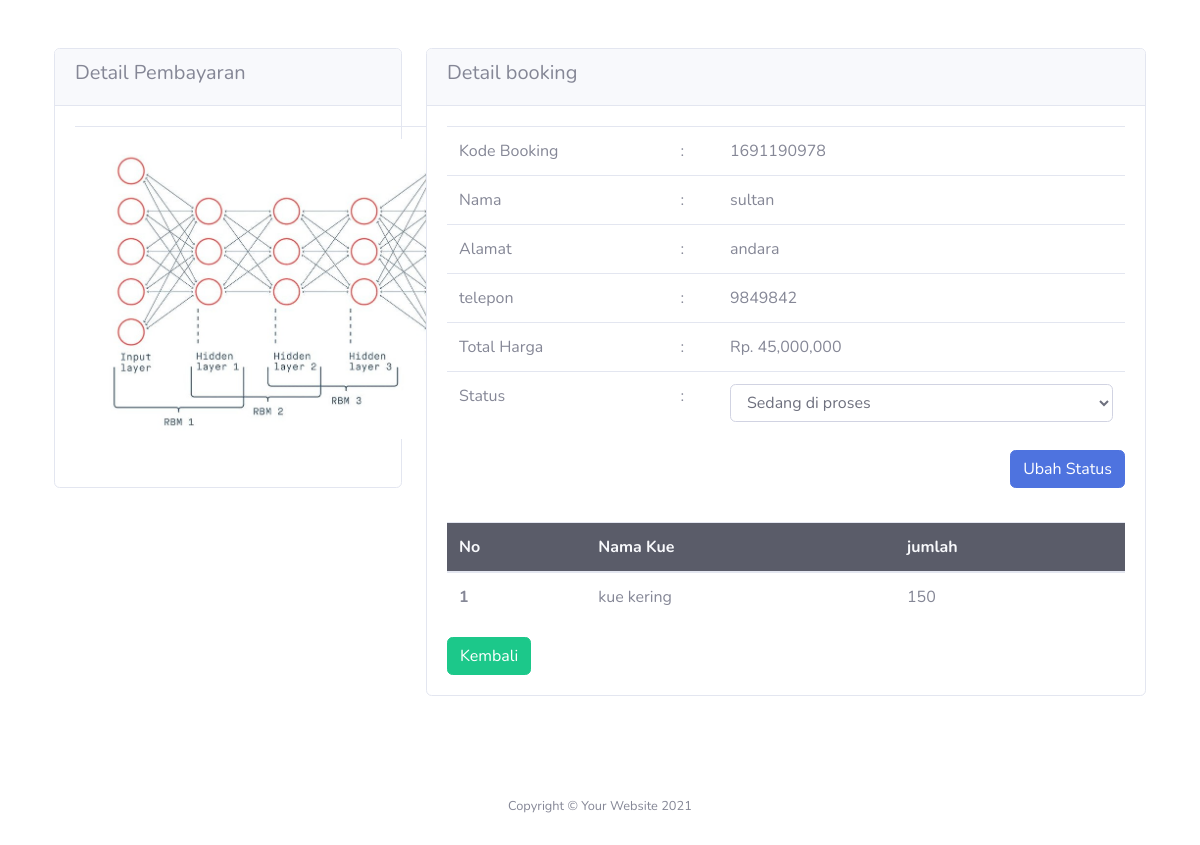
Screenshot of /admin/transaksi/rincian.php?id=194&kode=1691190978 (signed in) with the database file from the repository.
### tables this page shows
CREATE TABLE `booking` (
  `id_booking` int(11) NOT NULL,
  `id_login` int(11) NOT NULL,
  `kode_booking` varchar(255) NOT NULL,
  `nama` varchar(255) NOT NULL,
  `alamat` varchar(255) NOT NULL,
  `no_tlp` varchar(15) NOT NULL,
  `total_harga` int(11) NOT NULL,
  `konfirmasi_pembayaran` varchar(50) NOT NULL,
  `bukti` varchar(100) NOT NULL
);

CREATE TABLE `keranjang` (
  `id_keranjang` int(11) NOT NULL,
  `id_coklat` int(11) NOT NULL,
  `id_booking` int(11) NOT NULL,
  `id_login` int(11) NOT NULL,
  `gambar` varchar(200) NOT NULL,
  `nama` varchar(100) NOT NULL,
  `harga` int(100) NOT NULL,
  `jumlah` int(100) NOT NULL,
  `subtotal` int(100) NOT NULL
);

### admin/transaksi/rincian.php (the view, shortened to what this page needs)
<?php
include '../../koneksi.php';
include '../header2.php';
$id = $_GET['id'];
$query = "SELECT * FROM booking WHERE id_booking='$id'";
$hasil = mysqli_query($connection, $query);
$isi = mysqli_fetch_assoc($hasil);
?>
<br>
<br>
<div class="container">
    <div class="row">
        <div class="col-sm-4">
            <div class="card">
                <div class="card-header">
                    <h5> Detail Pembayaran</h5>
                </div>
                <div class="card-body">
                    <table class="table">
                        <tr>
                            <td><img src="../../images/<?= $isi['bukti']; ?>" alt="" height="300px"></td>
                        </tr>
                    </table>
                </div>
            </div>
            <br />
        </div>
        <div class="col-sm-8">
            <div class="card">
                <div class="card-header">
                    <h5> Detail booking</h5>
                </div>
                <div class="card-body">
                    <form method="post" action="proses.php?aksi=konfirmasi&id=<?php echo $isi['id_booking']; ?>">
                        <table class="table">
                            <tr>
                                <td>Kode Booking </td>
                                <td> :</td>
                                <td><?php echo $isi['kode_booking']; ?></td>
                            </tr>
                            <tr>
                                <td>Nama </td>
                                <td> :</td>
                                <td><?php echo $isi['nama']; ?></td>
                            </tr>
                            <tr>
                                <td>Alamat </td>
                                <td> :</td>
                                <td><?php echo $isi['alamat']; ?></td>
                            </tr>
                            <tr>
                                <td>telepon </td>
                                <td> :</td>
                                <td><?php echo $isi['no_tlp']; ?></td>
                            </tr>
                            <tr>
                                <td>Total Harga </td>
                                <td> :</td>
                                <td>Rp. <?php echo number_format($isi['total_harga']); ?></td>
                            </tr>
                            <tr>
                                <td>Status </td>
                                <td> :</td>
                                <td>
                                    <select class="form-control" name="status">
                                        <option <?php if ($isi['konfirmasi_pembayaran'] == 'sedang di proses') {
                                                    echo 'selected';
                                                } ?>>
                                            Sedang di proses
                                        </option>
                                    </select>
                                </td>
                            </tr>
                        </table>
                        <button type="submit" class="btn btn-primary float-right">
                            Ubah Status
                        </button>
                    </form>
                    <br><br><br>
                    <table class="table">
                        <thead>
                            <tr class="bg-dark text-light">
                                <th scope="col">No</th>
                                <th scope="col">Nama Kue</th>
                                <th scope="col">jumlah</th>
                            </tr>
                        </thead>
                        <tbody>
                            <?php
                            $nomor=1;
                            $kode_booking = $_GET['kode'];
                            $query = "SELECT * FROM keranjang WHERE id_booking = '$kode_booking'";
                            $hasil = mysqli_query($connection,$query);
                            foreach ($hasil as $isi) {
                            ?>
                            <tr>
                                <th scope="row"><?= $nomor; ?></th>
                                <td ><?= $isi['nama']; ?></td>
                                <td ><?= $isi['jumlah']; ?></td>
                            </tr>
                            <?php $nomor++; } ?>
                        </tbody>
                    </table>
                    <a href="transaksi.php" class="btn btn-success">Kembali</a>
                </div>
            </div>
        </div>
    </div>
</div>
<br>
<br>
<br>
<?php include '../footer2.php'; ?>

### rows the page displays
booking: bukti (picture), kode_booking "1691190978", nama "sultan", alamat "andara", no_tlp "9849842", total_harga "45,000,000"
keranjang: nama "kue kering", jumlah "150"
